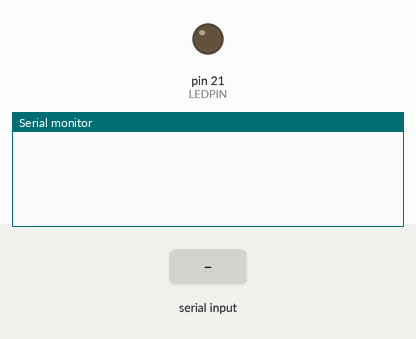
Recording of a sketch running on a simulated Arduino Mega 2560, built with avr-gcc and run on an emulated ATmega2560. On the bench: output pins drawn as LEDs (lit = HIGH), the last lines printed to the serial monitor. Inputs (shaded band) come from the test bench.

Above: at 1.2 s.
1.3 s: "LED_ON" received over the second serial link
At 2.7 s:
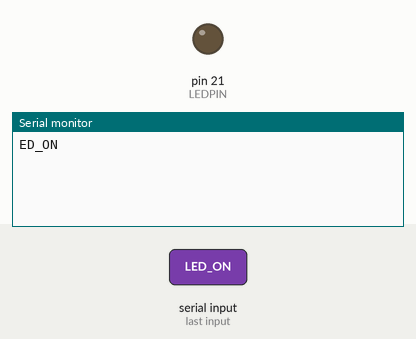
3.8 s: "LED_OFF" received over the second serial link
At 5.8 s:
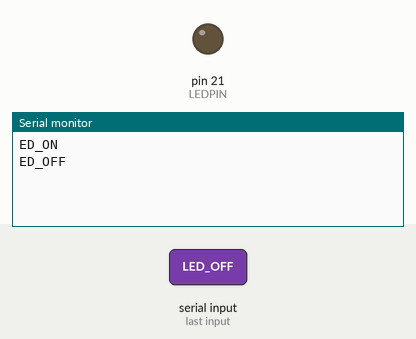

Measured:
- after the input at 1.3 s, the serial monitor: prints a new line after 1.0 s (image 1)
- after the input at 3.8 s, the serial monitor: prints a new line after 1.0 s (image 2)

The sketch:

AWS.png.ino
```cpp
#define LEDPIN 21

void setup() {
  // put your setup code here, to run once:
  // Setup serial for monitor and Setup Serial1 for BlueTooth
  Serial.begin(9600);
  Serial1.begin(9600);
  pinMode(LEDPIN, OUTPUT);
}

void loop() {
  // put your main code here, to run repeatedly:
  // Process commands from bluetooth first.
  if(Serial1.available() > 0){
  String str = Serial1.readString().substring(1);
  Serial.println(str);
  if(str == "LED_ON"){
  digitalWrite(LEDPIN, HIGH);
  Serial.println("LED ON");
  } else if(str == "LED_OFF"){
  digitalWrite(LEDPIN, LOW);
  Serial.println("LED OFF");
  }
  }

}
```
